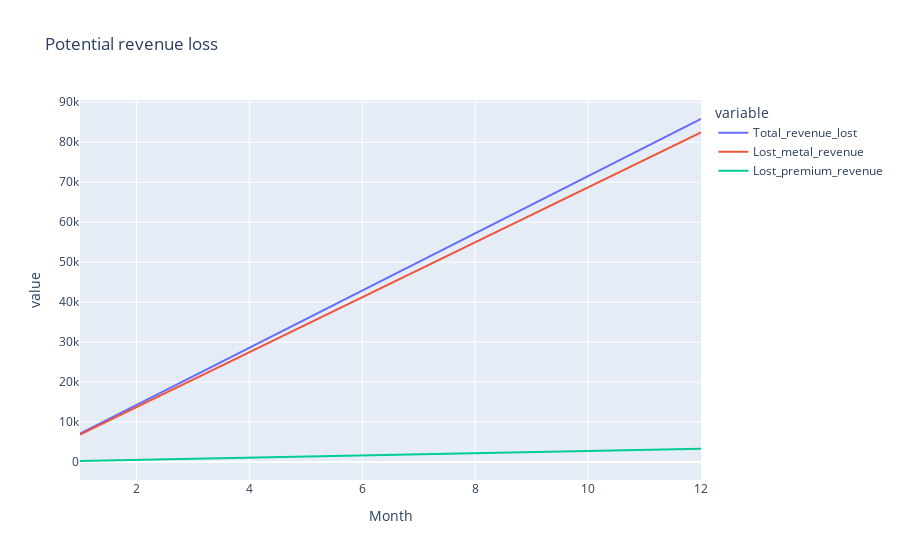

The code cell stored with this chart in its notebook:
### Code cell
fig = px.line(revenue, x="Month", y=["Total_revenue_lost",'Lost_metal_revenue','Lost_premium_revenue'], title = 'Potential revenue loss')
fig.show()

### Figure 1 — Plotly figure (JSON) as saved in the notebook; plotly's stock layout.template omitted (floating-point values rounded to 4 significant figures)
{"data": [{"hovertemplate": "variable=Total_revenue_lost<br>Month=%{x}<br>value=%{y}<extra></extra>", "legendgroup": "Total_revenue_lost", "line": {"color": "#636efa", "dash": "solid"}, "mode": "lines", "name": "Total_revenue_lost", "orientation": "v", "showlegend": true, "type": "scatter", "x": [1, 2, 3, 4, 5, 6, 7, 8, 9, 10, 11, 12], "xaxis": "x", "y": [7151.0, 14300.0, 21450.0, 28610.0, 35760.0, 42910.0, 50060.0, 57210.0, 64360.0, 71510.0, 78660.0, 85820.0], "yaxis": "y"}, {"hovertemplate": "variable=Lost_metal_revenue<br>Month=%{x}<br>value=%{y}<extra></extra>", "legendgroup": "Lost_metal_revenue", "line": {"color": "#EF553B", "dash": "solid"}, "mode": "lines", "name": "Lost_metal_revenue", "orientation": "v", "showlegend": true, "type": "scatter", "x": [1, 2, 3, 4, 5, 6, 7, 8, 9, 10, 11, 12], "xaxis": "x", "y": [6872.0, 13740.0, 20620.0, 27490.0, 34360.0, 41230.0, 48100.0, 54970.0, 61850.0, 68720.0, 75590.0, 82460.0], "yaxis": "y"}, {"hovertemplate": "variable=Lost_premium_revenue<br>Month=%{x}<br>value=%{y}<extra></extra>", "legendgroup": "Lost_premium_revenue", "line": {"color": "#00cc96", "dash": "solid"}, "mode": "lines", "name": "Lost_premium_revenue", "orientation": "v", "showlegend": true, "type": "scatter", "x": [1, 2, 3, 4, 5, 6, 7, 8, 9, 10, 11, 12], "xaxis": "x", "y": [279.6, 559.2, 838.8, 1118.0, 1398, 1678.0, 1957.0, 2237.0, 2516.0, 2796, 3076.0, 3355.0], "yaxis": "y"}], "layout": {"legend": {"title": {"text": "variable"}, "tracegroupgap": 0}, "title": {"text": "Potential revenue loss"}, "xaxis": {"anchor": "y", "domain": [0, 1], "title": {"text": "Month"}}, "yaxis": {"anchor": "x", "domain": [0, 1], "title": {"text": "value"}}}}
